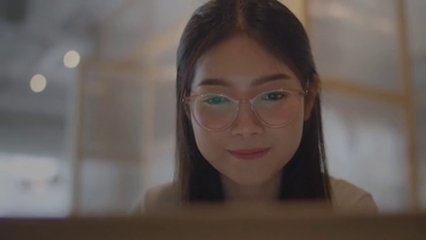
#> input picture frame 29 of Face,eye & sleep detection/Face,eye & sleep detection/video.mp4, 426 x 240 px
$ python realtime_face_detection.py
#> lines starting #> are read from the running program, lines starting #| are printed output that depends on the picture; after the words box and inside, x2 and y2 are one past the last pixel; in counts of white or black regions, pixels touching at a corner belong together

import cv2
face_cascade = cv2.CascadeClassifier('haarcascade_frontalface_default.xml')
eye_cascade = cv2.CascadeClassifier('haarcascade_eye.xml')

cap = cv2.VideoCapture('video.mp4')

while True:
    ret, img = cap.read()
#> img is the input picture: shape (240, 426, 3); mean B, G, R 85.3, 89.9, 99.9
    gray = cv2.cvtColor(img, cv2.COLOR_BGR2GRAY)
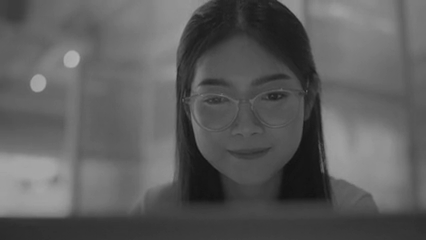
#> gray: shape (240, 426); min 18, max 178, mean 92.3
    faces = face_cascade.detectMultiScale(gray, 1.3, 5)
#> faces = [[176, 39, 143, 143]]
    for (x,y,w,h) in faces:
        cv2.rectangle(img,(x,y),(x+w,y+h),(255,0,0),1)
        roi_gray = gray[y:y+h, x:x+w]
        roi_color = img[y:y+h, x:x+w]

        eyes = eye_cascade.detectMultiScale(roi_gray)
        print("Eyes", eyes)
        if eyes is ():
            print("eyes closed")
        for (ex,ey,ew,eh) in eyes:
            cv2.rectangle(roi_color,(ex,ey),
                         (ex+ew,ey+eh),(0,255,0),2)
#> this loop made 1 pass
#> (x, y, w, h, eyes) on pass 1: (176, 39, 143, 143, [[72, 34, 44, 44]])
#| Eyes [[72 34 44 44]]
#> pass 1, `roi_gray = gray[y:y+h, x:x+w]`:
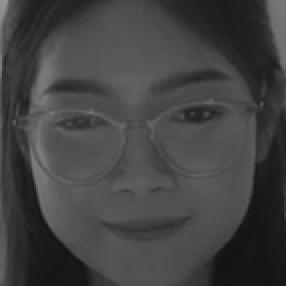
#> roi_gray: shape (143, 143) (shown 2 times larger); min 18, max 150, mean 66.4
#> pass 1, `roi_color = img[y:y+h, x:x+w]`:
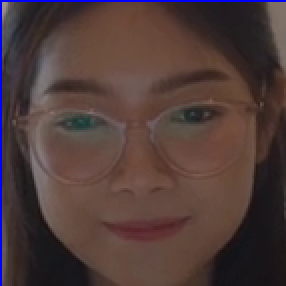
#> roi_color: shape (143, 143, 3) (shown 2 times larger); mean B, G, R 58, 60.3, 79.7
#> after the loop:
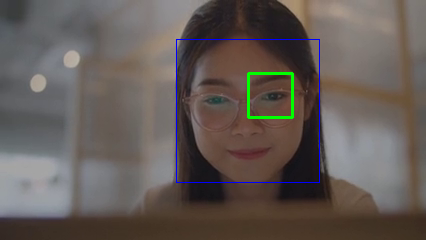
#> img: shape (240, 426, 3); 1.07% of pixels changed, all inside (x1, y1, x2, y2) = (176, 39, 320, 183)
#> after the loop:
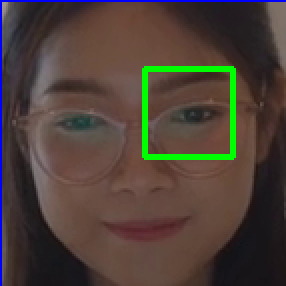
#> roi_color: shape (143, 143, 3) (shown 2 times larger); 2.56% of pixels changed, all inside (x1, y1, x2, y2) = (71, 33, 118, 80)
    cv2.imshow('img',img)
    k = cv2.waitKey(1) & 0xff
#> (key Esc is pressed here)
    if k == 27:
        break

cap.release()
cv2.destroyAllWindows()

$ run again, starting later in the video
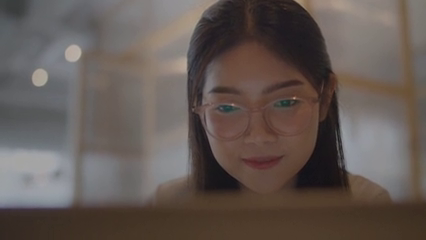
#> input picture frame 134 of Face,eye & sleep detection/Face,eye & sleep detection/video.mp4, 426 x 240 px
#> img is the input picture: shape (240, 426, 3); mean B, G, R 83.5, 88.3, 98.7
#> faces = [[190, 46, 144, 144]]
#> the loop `for (x,y,w,h) in faces:` made 1 pass
#> (x, y, w, h, eyes) on pass 1: (190, 46, 144, 144, [[16, 44, 36, 36], [69, 33, 45, 45]])
#> (printed output is left out)
#> after the loop `for (x,y,w,h) in faces:`:
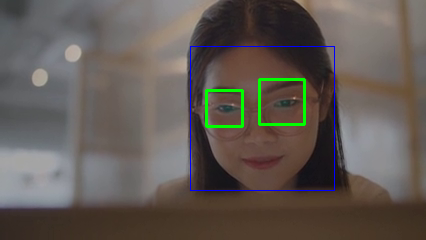
#> img: shape (240, 426, 3); 1.51% of pixels changed, all inside (x1, y1, x2, y2) = (190, 46, 335, 191)
#> after the loop `for (x,y,w,h) in faces:`:
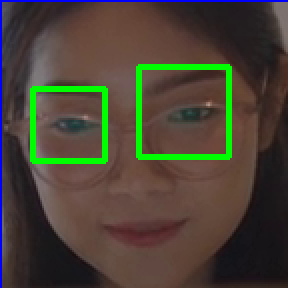
#> roi_color: shape (144, 144, 3) (shown 2 times larger); mean B, G, R 54, 67.4, 73.5

$ run again, starting later in the video
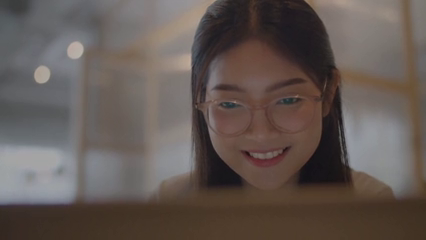
#> input picture frame 239 of Face,eye & sleep detection/Face,eye & sleep detection/video.mp4, 426 x 240 px
#> img is the input picture: shape (240, 426, 3); mean B, G, R 83.3, 88, 98.5
#> faces = [[194, 50, 134, 134]]
#> the loop `for (x,y,w,h) in faces:` made 1 pass
#> (x, y, w, h, eyes) on pass 1: (194, 50, 134, 134, [[18, 38, 35, 35]])
#> (printed output is left out)
#> after the loop `for (x,y,w,h) in faces:`:
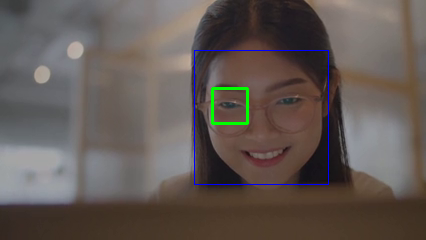
#> img: shape (240, 426, 3); 0.93% of pixels changed, all inside (x1, y1, x2, y2) = (194, 50, 329, 185)
#> after the loop `for (x,y,w,h) in faces:`:
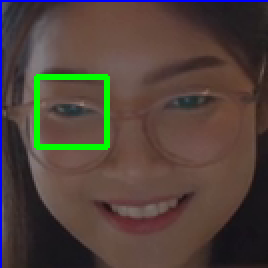
#> roi_color: shape (134, 134, 3) (shown 2 times larger); mean B, G, R 59.3, 66.6, 80.1
